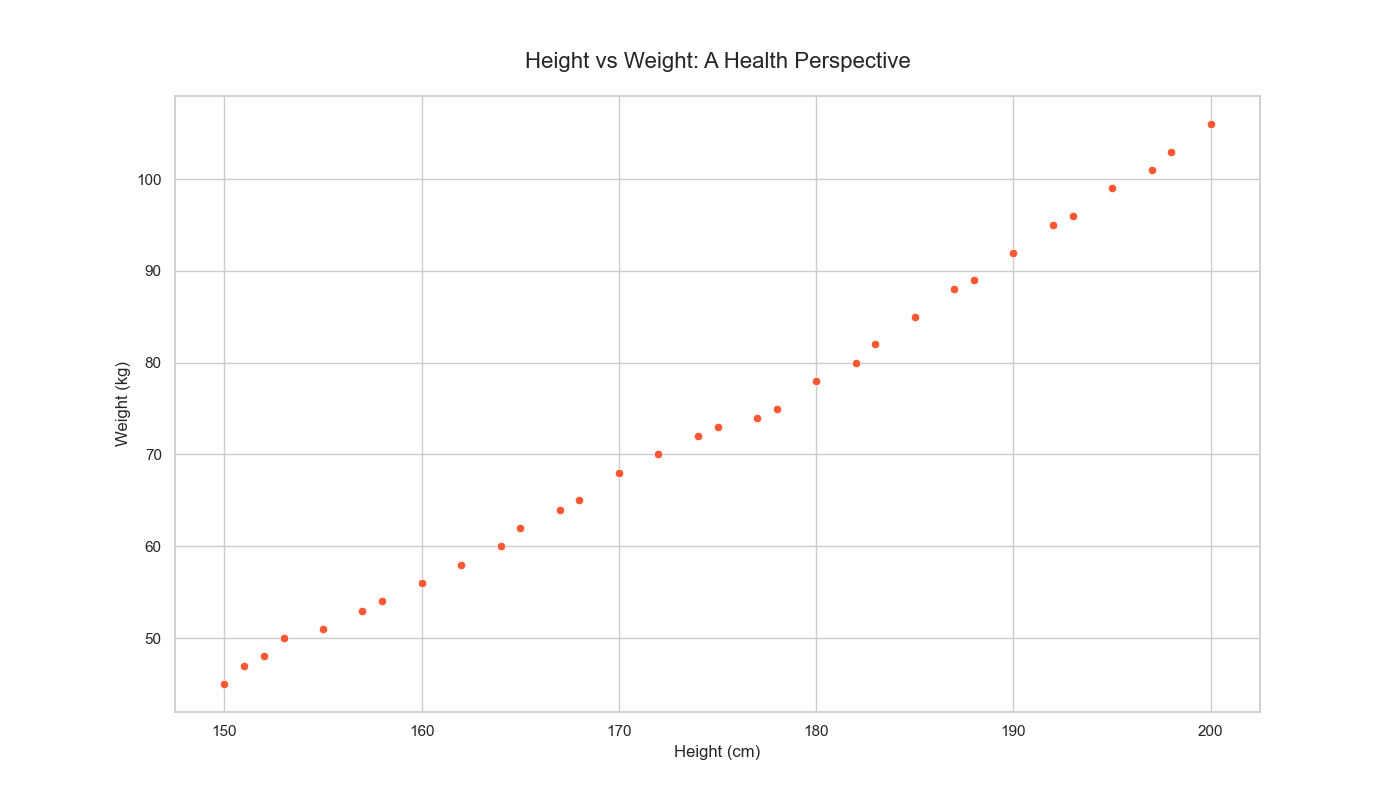

Python code for this plot:

import pandas as pd
import seaborn as sns
import matplotlib.pyplot as plt

# Define the data
data = {
    'Height_cm': [150, 151, 152, 153, 155, 157, 158, 160, 162, 164, 165, 167, 168, 170, 172, 174, 175, 177, 178, 180, 182, 183, 185, 187, 188, 190, 192, 193, 195, 197, 198, 200],
    'Weight_kg': [45, 47, 48, 50, 51, 53, 54, 56, 58, 60, 62, 64, 65, 68, 70, 72, 73, 74, 75, 78, 80, 82, 85, 88, 89, 92, 95, 96, 99, 101, 103, 106]
}

# Convert data to a DataFrame
df = pd.DataFrame(data)

# Set the aesthetic style of the plots
sns.set_theme(style="whitegrid")

# Create the scatterplot with custom figure size (width & height)
plt.figure(figsize=(14, 8))

# Plot the scatterplot with a specific color scheme
sns.scatterplot(x='Height_cm', y='Weight_kg', data=df, color="#FF5733")

# Set title and labels for axes
plt.title('Height vs Weight: A Health Perspective', fontsize=16, pad=20)
plt.xlabel('Height (cm)')
plt.ylabel('Weight (kg)')

# Show the plot
plt.show()
